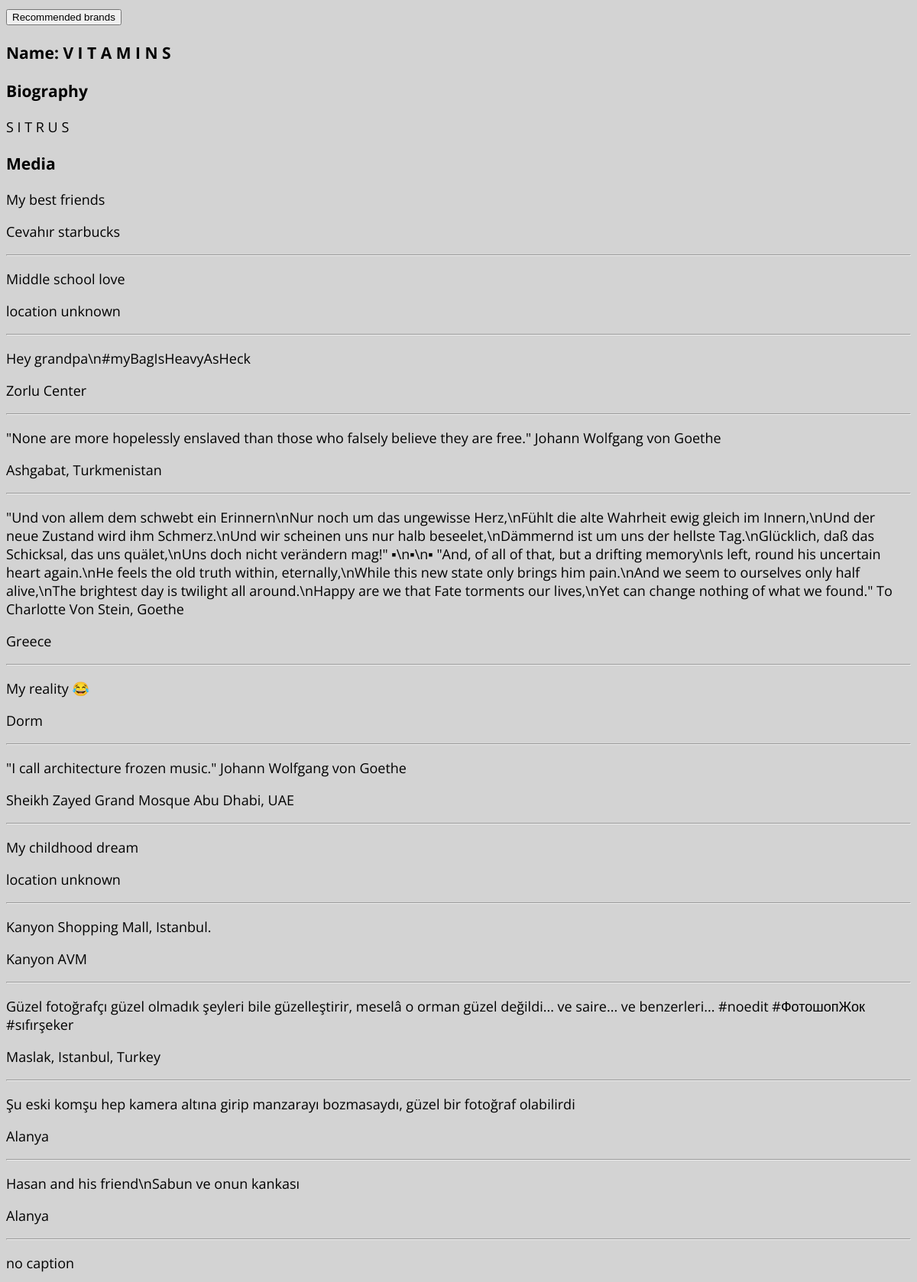
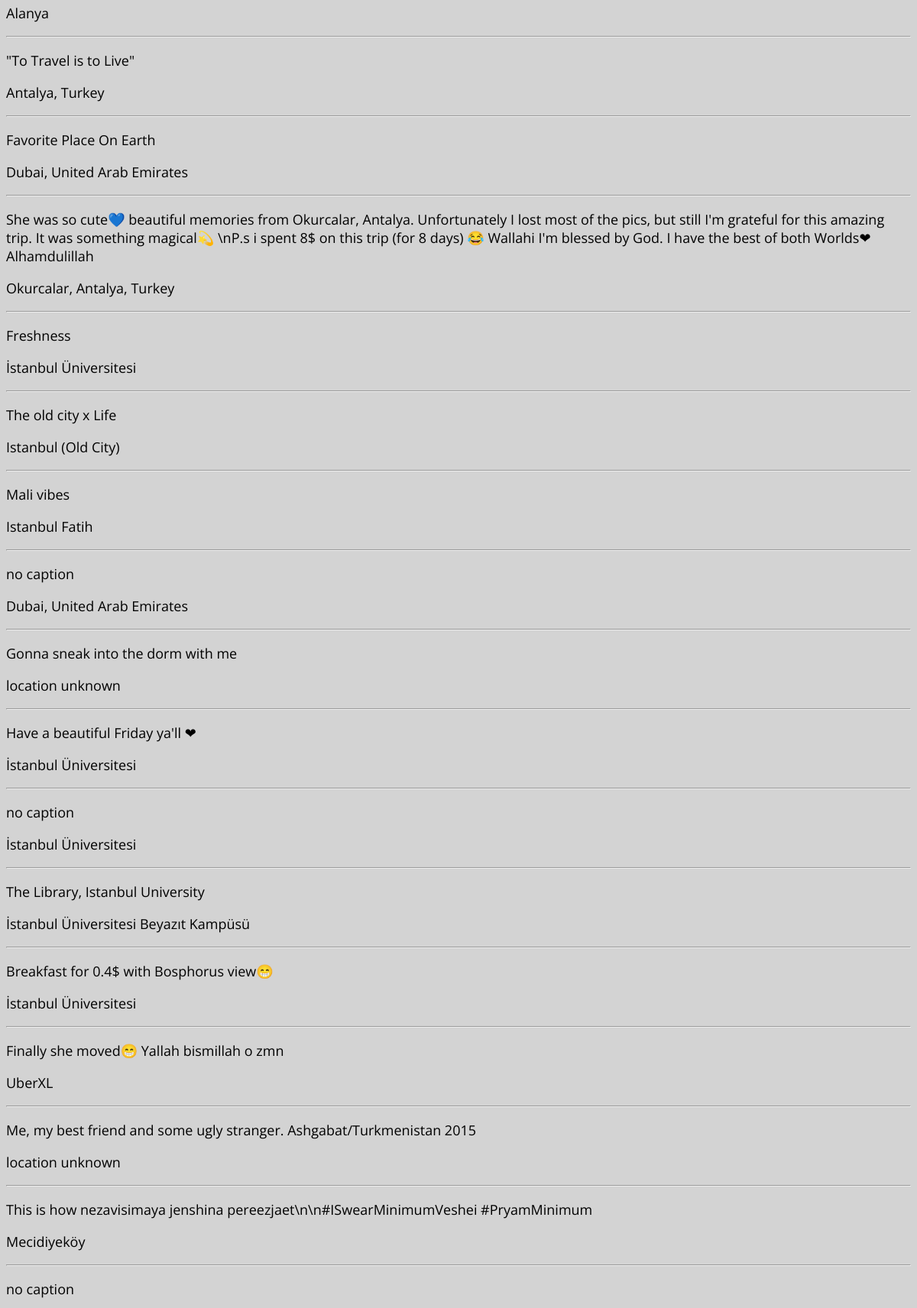
The app's page /brinfluence/influencer/organicapelsinka/ (upper part) with its own data (2 pictures, top to bottom).
### brinfluence/models.py (models this page shows)
class User(models.Model):
    biography = models.CharField(max_length=350)
    email = models.EmailField(max_length=254)
    gender = models.CharField(max_length=6)
    name = models.CharField(max_length=70)
    profile_pic_url = models.CharField(max_length=300)
    username = models.CharField(max_length=80, unique=True)
    date_of_birth = models.DateField(auto_now=False, auto_now_add=False)
    objects = UserManager()

class UserMedia(models.Model):
    user = models.ForeignKey(User, on_delete=models.CASCADE)
    caption = models.CharField(max_length=800)
    location = models.CharField(max_length=300)
    objects = UserMediaManager()

### brinfluence/views.py (the view)
# urls.py: path('influencer/<username>/', views.influencer_profile, name='influencer_profile' ),
def influencer_profile(request, username):
    user = User.objects.get(username=username)
    media = UserMedia.objects.filter(user=user)
    comments = UserComment.objects.filter(user=user)
    context = {"user": user, "comments": comments, "media": media}
    return render(request, 'brinfluence/influencer/profile.html', context)

### brinfluence/templates/brinfluence/influencer/profile.html (shortened to what this page needs)
{% extends 'brinfluence/_layout.html' %}
{% block content %}
<input type="button" onclick="location.href='recommended/'" value="Recommended brands" />
<h3>Name: {{ user.name }}</h3>
<h3>Biography</h3>
<span>{{ user.biography }}</span>
<h3>Media</h3>
{% for post in media %}
    <p>{{ post.caption }}</p>
    <p>{{ post.location }}</p>
    <hr />
{% endfor %}
{% endblock %}

### brinfluence/static/css/home.css (style rules this page uses)
html { font-family: 'Open Sans', sans-serif; font-size: 18px; background-color: red; background-position: center; background-repeat: no-repeat; background-size: cover; background-color: lightgray; height: 100%; width: 100%; }

### records on screen
User: name "V I T A M I N S", biography "S I T R U S"
UserMedia: caption "My best friends", location "Cevahır starbucks"
UserMedia: caption "Middle school love", location "location unknown"
UserMedia: caption "Hey grandpa\\n#myBagIsHeavyAsHeck", location "Zorlu Center"
UserMedia: caption "\"None are more hopelessly enslaved than those who falsely believe they are free.\" Johann Wolfgang von Goethe", location "Ashgabat, Turkmenistan"
UserMedia: caption "\"Und von allem dem schwebt ein Erinnern\\nNur noch um das ungewisse Herz,\\nFühlt die alte Wahrheit ewig gleich im Innern,\\nUnd der neue Zustand wird ihm Schmerz.\\nUnd wir scheinen uns nur halb beseelet,\\nDämmernd ist um uns der hellste Tag.\\nGlücklich, daß das Schicksal, das uns quälet,\\nUns doch nicht verändern mag!\" ▪\\n▪\\n▪ \"And, of all of that, but a drifting memory\\nIs left, round his uncertain heart again.\\nHe feels the old truth within, eternally,\\nWhile this new state only brings him pain.\\nAnd we seem to ourselves only half alive,\\nThe brightest day is twilight all around.\\nHappy are we that Fate torments our lives,\\nYet can change nothing of what we found.\" To Charlotte Von Stein,…", location "Greece"
UserMedia: caption "My reality 😂", location "Dorm"
UserMedia: caption "\"I call architecture frozen music.\" Johann Wolfgang von Goethe", location "Sheikh Zayed Grand Mosque Abu Dhabi, UAE"
UserMedia: caption "My childhood dream", location "location unknown"
UserMedia: caption "Kanyon Shopping Mall, Istanbul.", location "Kanyon AVM"
UserMedia: caption "Güzel fotoğrafçı güzel olmadık şeyleri bile güzelleştirir, meselâ o orman güzel değildi... ve saire... ve benzerleri... #noedit #ФотошопЖок #sıfırşeker", location "Maslak, Istanbul, Turkey"
UserMedia: caption "Şu eski komşu hep kamera altına girip manzarayı bozmasaydı, güzel bir fotoğraf olabilirdi", location "Alanya"
UserMedia: caption "Hasan and his friend\\nSabun ve onun kankası", location "Alanya"
UserMedia: caption "no caption", location "Alanya"
UserMedia: caption "\"To Travel is to Live\"", location "Antalya, Turkey"
UserMedia: caption "Favorite Place On Earth", location "Dubai, United Arab Emirates"
UserMedia: caption "She was so cute💙 beautiful memories from Okurcalar, Antalya. Unfortunately I lost most of the pics, but still I'm grateful for this amazing trip. It was something magical💫 \\nP.s i spent 8$ on this trip (for 8 days) 😂 Wallahi I'm blessed by God. I have the best of both Worlds❤ Alhamdulillah", location "Okurcalar, Antalya, Turkey"
UserMedia: caption "Freshness", location "İstanbul Üniversitesi"
UserMedia: caption "The old city x Life", location "Istanbul (Old City)"
UserMedia: caption "Mali vibes", location "Istanbul Fatih"
UserMedia: caption "no caption", location "Dubai, United Arab Emirates"
UserMedia: caption "Gonna sneak into the dorm with me", location "location unknown"
UserMedia: caption "Have a beautiful Friday ya'll ❤", location "İstanbul Üniversitesi"
UserMedia: caption "no caption", location "İstanbul Üniversitesi"
UserMedia: caption "The Library, Istanbul University", location "İstanbul Üniversitesi Beyazıt Kampüsü"
UserMedia: caption "Breakfast for 0.4$ with Bosphorus view😁", location "İstanbul Üniversitesi"
UserMedia: caption "Finally she moved😁 Yallah bismillah o zmn", location "UberXL"
UserMedia: caption "Me, my best friend and some ugly stranger. Ashgabat/Turkmenistan 2015", location "location unknown"
UserMedia: caption "This is how nezavisimaya jenshina pereezjaet\\n\\n#ISwearMinimumVeshei #PryamMinimum", location "Mecidiyeköy"
UserMedia: caption "no caption"
